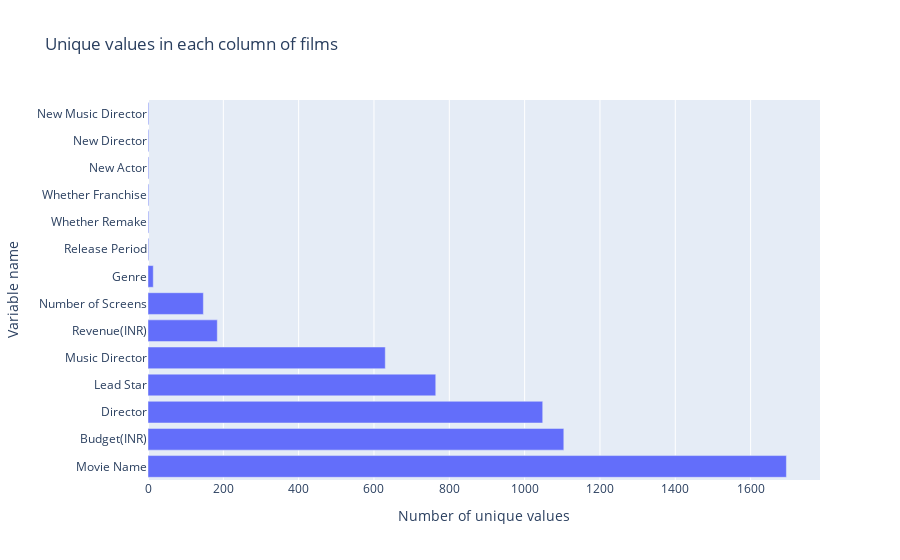

Notebook code cell kept with this figure:
### Code cell
px.bar(films.nunique().sort_values(ascending = False), films.nunique().sort_values(ascending = False), labels = {'x':'Number of unique values',
                                                                                                                 'index':'Variable name'},
       title = "Unique values in each column of films")

### Figure 1 — Plotly figure (JSON) as saved in the notebook; plotly's stock layout.template omitted (floating-point values rounded to 4 significant figures)
{"data": [{"alignmentgroup": "True", "hovertemplate": "Number of unique values=%{x}<br>Variable name=%{y}<extra></extra>", "legendgroup": "", "marker": {"color": "#636efa", "pattern": {"shape": ""}}, "name": "", "offsetgroup": "", "orientation": "h", "showlegend": false, "textposition": "auto", "type": "bar", "x": [1695, 1104, 1048, 764, 630, 184, 147, 14, 2, 2, 2, 2, 2, 2], "xaxis": "x", "y": ["Movie Name", "Budget(INR)", "Director", "Lead Star", "Music Director", "Revenue(INR)", "Number of Screens", "Genre", "Release Period", "Whether Remake", "Whether Franchise", "New Actor", "New Director", "New Music Director"], "yaxis": "y"}], "layout": {"barmode": "relative", "legend": {"tracegroupgap": 0}, "title": {"text": "Unique values in each column of films"}, "xaxis": {"anchor": "y", "domain": [0, 1], "title": {"text": "Number of unique values"}}, "yaxis": {"anchor": "x", "domain": [0, 1], "title": {"text": "Variable name"}}}}
